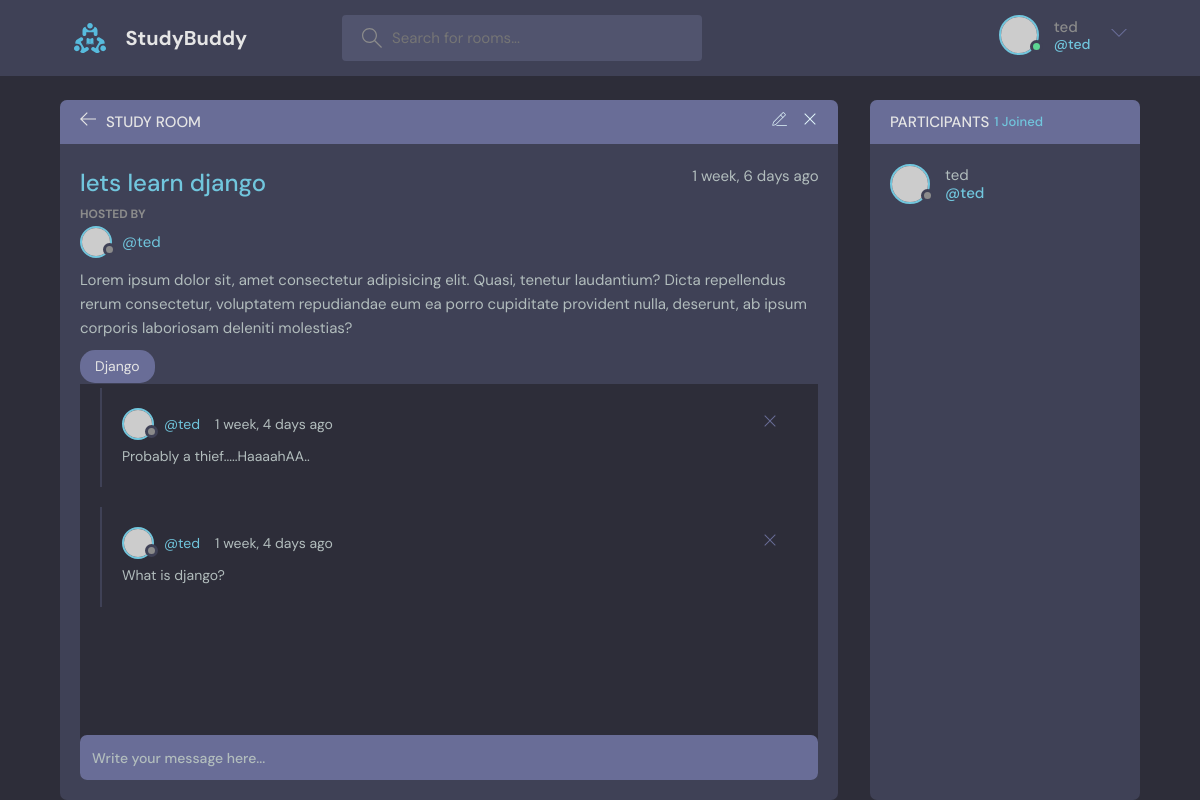
Screenshot of /room/1/ (signed in) with the database file from the repository.
### base/models.py (models this page shows, shortened)
class Room(models.Model):
    host = models.ForeignKey(User, on_delete=models.SET_NULL, null=True)
    topic = models.ForeignKey(Topic, on_delete=models.SET_NULL, null=True)
    name = models.CharField(max_length=200)
    description = models.TextField(null=True, blank=True)
    participants = models.ManyToManyField(User, related_name='participants', blank=True)
    updated = models.DateTimeField(auto_now=True)
    created = models.DateTimeField(auto_now_add=True)
    class Meta:
        ordering =  ['-updated', '-created']

class Topic(models.Model):
    name = models.CharField(max_length=200)
    def __str__(self):
        return self.name

class Message(models.Model):
    user = models.ForeignKey(User, on_delete=models.CASCADE)
    room = models.ForeignKey(Room, on_delete=models.CASCADE)
    body = models.TextField()
    updated = models.DateTimeField(auto_now_add=True)
    created = models.DateTimeField(auto_now_add=True)
    class Meta:
        ordering =  ['-updated', '-created']

### base/views.py (the view, shortened to what this page needs)
# urls.py: path('room/<str:pk>/', views.room, name="room"),
@login_required(login_url='/login')
def room(request, pk):
    room = Room.objects.get(id=pk)
    room_messages = room.message_set.all()
    participants = room.participants.all()
    context = {'room': room, 'room_messages': room_messages, 'participants': participants}
    return render(request, 'base/room.html', context)

### base/templates/base/room.html (shortened to what this page needs)
{% extends 'main.html' %}
{% block content %}
    <main class="profile-page layout layout--2">
      <div class="container">
        <div class="room">
          <div class="room__top">
            <div class="room__topLeft">
              <a href="{{request.META.HTTP_REFERER}}">
                <svg version="1.1" xmlns="http://www.w3.org/2000/svg" width="32" height="32" viewBox="0 0 32 32">
                  <title>arrow-left</title>
                  <path
                    d="M13.723 2.286l-13.723 13.714 13.719 13.714 1.616-1.611-10.96-10.96h27.625v-2.286h-27.625l10.965-10.965-1.616-1.607z"
                  ></path>
                </svg>
              </a>
              <h3>Study Room</h3>
            </div>
            {% if room.host == request.user %}
            <div class="room__topRight">
              <a href="{% url 'update-room' room.id %}">
              </a>
              <a href="{% url 'delete-room' room.id %}">
                <svg version="1.1" xmlns="http://www.w3.org/2000/svg" width="32" height="32" viewBox="0 0 32 32">
                  <title>remove</title>
                  <path
                    d="M27.314 6.019l-1.333-1.333-9.98 9.981-9.981-9.981-1.333 1.333 9.981 9.981-9.981 9.98 1.333 1.333 9.981-9.98 9.98 9.98 1.333-1.333-9.98-9.98 9.98-9.981z"
                  ></path>
                </svg>
              </a>
            </div>
            {% endif %}
          </div>
          <div class="room__box scroll">
            <div class="room__header scroll">
              <div class="room__info">
                <h3>{{room.name}}</h3>
                <span>{{room.created|timesince}} ago</span>
              </div>
              <div class="room__hosted">
                <p>Hosted By</p>
                <a href="{% url 'user-profile' room.host.id %}" class="room__author">
                  <div class="avatar avatar--small">
                    <img src="https://randomuser.me/api/portraits/men/37.jpg" />
                  </div>
                  <span>@{{room.host.username}}</span>
                </a>
              </div>
              <div class="room__details">
                Lorem ipsum dolor sit, amet consectetur adipisicing elit. Quasi, tenetur laudantium? Dicta repellendus
                rerum consectetur, voluptatem repudiandae eum ea porro cupiditate provident nulla, deserunt, ab ipsum
                corporis laboriosam deleniti molestias?
              </div>
              <span class="room__topics">{{room.topic}}</span>
            </div>
            <div class="room__conversation">
              <div class="threads scroll">
                {% for message in room_messages %}
                <div class="thread">
                  <div class="thread__top">
                    <div class="thread__author">
                      <a href="{% url 'user-profile' message.user.id %}" class="thread__authorInfo">
                        <div class="avatar avatar--small">
                          <img src="https://randomuser.me/api/portraits/men/37.jpg" />
                        </div>
                        <span>@{{message.user.username}}</span>
                      </a>
                      <span class="thread__date">{{message.created|timesince}} ago</span>
                    </div>
                    {% if request.user == message.user %}
                    <a href="{% url 'delete-message' message.id %}">
                      <div class="thread__delete">
                        <svg version="1.1" xmlns="http://www.w3.org/2000/svg" width="32" height="32" viewBox="0 0 32 32">
                          <title>remove</title>
                          <path
                            d="M27.314 6.019l-1.333-1.333-9.98 9.981-9.981-9.981-1.333 1.333 9.981 9.981-9.981 9.98 1.333 1.333 9.981-9.98 9.98 9.98 1.333-1.333-9.98-9.98 9.98-9.981z"
                          ></path>
                        </svg>
                      </div>
                    </a>
                    {% endif %}
                  </div>
                  <div class="thread__details">
                    {{message.body}}
                  </div>
                </div>
                {% endfor %}
              </div>
            </div>
          </div>
          <div class="room__message">
            <form action="" method="POST">
              <input name="body" placeholder="Write your message here..." />
            </form>
          </div>
        </div>
        <div class="participants">
          <h3 class="participants__top">Participants <span>{{participants.count}} Joined</span></h3>
          <div class="participants__list scroll">
            {% for user in participants %}
            <a href="{% url 'user-profile' user.id %}" class="participant">
              <div class="avatar avatar--medium">
                <img src="https://randomuser.me/api/portraits/men/37.jpg" />
              </div>
              <p>
                {{user.username}}
                <span>@{{user.username}}</span>
              </p>
            </a>
            {% endfor %}
          </div>
        </div>
      </div>
    </main>
{% endblock content %}

### templates/navbar.html (shortened to what this page needs)
{% load static %}
<header class="header header--loggedIn">
    <div class="container">
      <a href="{% url 'home' %}" class="header__logo">
        <img src="{% static 'images/logo.svg' %}" />
        <h1>StudyBuddy</h1>
      </a>
      <form class="header__search" method="GET" action="{% url 'home' %}">
        <label>
          <input name="q" placeholder="Search for rooms..." />
        </label>
      </form>
      <nav class="header__menu">
        {% if request.user.is_authenticated %}
        <div class="header__user">
          <a href="profile.html">
            <div class="avatar avatar--medium active">
              <img src="https://randomuser.me/api/portraits/men/37.jpg" />
            </div>
            <p>{{request.user.username}}<span>@{{request.user.username}}</span></p>
          </a>
          <button class="dropdown-button">
            <svg version="1.1" xmlns="http://www.w3.org/2000/svg" width="32" height="32" viewBox="0 0 32 32">
              <title>chevron-down</title>
              <path d="M16 21l-13-13h-3l16 16 16-16h-3l-13 13z"></path>
            </svg>
          </button>
        </div>
        {% else %}
        <a href="{% url 'login' %}">
          <img src="{% static 'images/avatar.svg' %}" />
          <p>Login</p>
        </a>
        {% endif %}
      </nav>
    </div>
  </header>

### rows the page displays
Room: name "lets learn django", created "1 week, 6 days", host.username "ted", topic "Django"
Message: user.username "ted", created "1 week, 4 days", body "Probably a thief.....HaaaahAA.."
Message: user.username "ted", created "1 week, 4 days", body "What is django?"

### other values shown
{{ request.user.username }} "ted"
{{ participants.count }} "1"
{{ user.username }} "ted"
